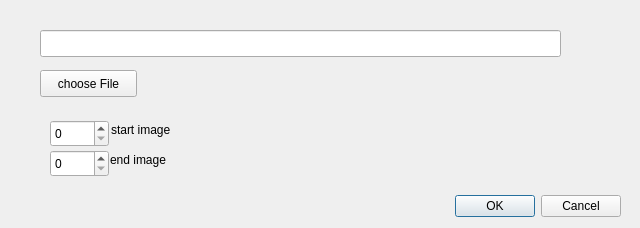
<?xml version="1.0" encoding="UTF-8"?>
<ui version="4.0">
 <class>Dialog</class>
 <widget class="QDialog" name="Dialog">
  <property name="geometry">
   <rect>
    <x>0</x>
    <y>0</y>
    <width>640</width>
    <height>228</height>
   </rect>
  </property>
  <property name="windowTitle">
   <string>Dialog</string>
  </property>
  <widget class="QDialogButtonBox" name="buttonBox">
   <property name="geometry">
    <rect>
     <x>0</x>
     <y>190</y>
     <width>621</width>
     <height>32</height>
    </rect>
   </property>
   <property name="orientation">
    <enum>Qt::Horizontal</enum>
   </property>
   <property name="standardButtons">
    <set>QDialogButtonBox::Cancel|QDialogButtonBox::Ok</set>
   </property>
  </widget>
  <widget class="QWidget" name="widget" native="true">
   <property name="geometry">
    <rect>
     <x>40</x>
     <y>110</y>
     <width>181</width>
     <height>80</height>
    </rect>
   </property>
   <widget class="QLabel" name="label_2">
    <property name="geometry">
     <rect>
      <x>70</x>
      <y>40</y>
      <width>70</width>
      <height>20</height>
     </rect>
    </property>
    <property name="text">
     <string>end image</string>
    </property>
   </widget>
   <widget class="QLabel" name="label">
    <property name="geometry">
     <rect>
      <x>71</x>
      <y>11</y>
      <width>81</width>
      <height>17</height>
     </rect>
    </property>
    <property name="text">
     <string>start image</string>
    </property>
   </widget>
   <widget class="QSpinBox" name="start_image">
    <property name="geometry">
     <rect>
      <x>10</x>
      <y>10</y>
      <width>59</width>
      <height>27</height>
     </rect>
    </property>
   </widget>
   <widget class="QSpinBox" name="end_image">
    <property name="geometry">
     <rect>
      <x>10</x>
      <y>40</y>
      <width>59</width>
      <height>27</height>
     </rect>
    </property>
   </widget>
  </widget>
  <widget class="QLineEdit" name="save_file_path">
   <property name="geometry">
    <rect>
     <x>40</x>
     <y>30</y>
     <width>521</width>
     <height>27</height>
    </rect>
   </property>
  </widget>
  <widget class="QPushButton" name="choose_file_button">
   <property name="geometry">
    <rect>
     <x>40</x>
     <y>70</y>
     <width>97</width>
     <height>27</height>
    </rect>
   </property>
   <property name="text">
    <string>choose File</string>
   </property>
  </widget>
 </widget>
 <tabstops>
  <tabstop>save_file_path</tabstop>
  <tabstop>choose_file_button</tabstop>
  <tabstop>start_image</tabstop>
  <tabstop>end_image</tabstop>
  <tabstop>buttonBox</tabstop>
 </tabstops>
 <resources/>
 <connections>
  <connection>
   <sender>buttonBox</sender>
   <signal>accepted()</signal>
   <receiver>Dialog</receiver>
   <slot>accept()</slot>
   <hints>
    <hint type="sourcelabel">
     <x>238</x>
     <y>190</y>
    </hint>
    <hint type="destinationlabel">
     <x>157</x>
     <y>227</y>
    </hint>
   </hints>
  </connection>
  <connection>
   <sender>buttonBox</sender>
   <signal>rejected()</signal>
   <receiver>Dialog</receiver>
   <slot>reject()</slot>
   <hints>
    <hint type="sourcelabel">
     <x>306</x>
     <y>190</y>
    </hint>
    <hint type="destinationlabel">
     <x>286</x>
     <y>227</y>
    </hint>
   </hints>
  </connection>
  <connection>
   <sender>choose_file_button</sender>
   <signal>clicked()</signal>
   <receiver>Dialog</receiver>
   <slot>fill_save_path()</slot>
   <hints>
    <hint type="sourcelabel">
     <x>88</x>
     <y>83</y>
    </hint>
    <hint type="destinationlabel">
     <x>319</x>
     <y>113</y>
    </hint>
   </hints>
  </connection>
 </connections>
 <slots>
  <slot>get_save_path()</slot>
  <slot>fill_save_path()</slot>
 </slots>
</ui>
